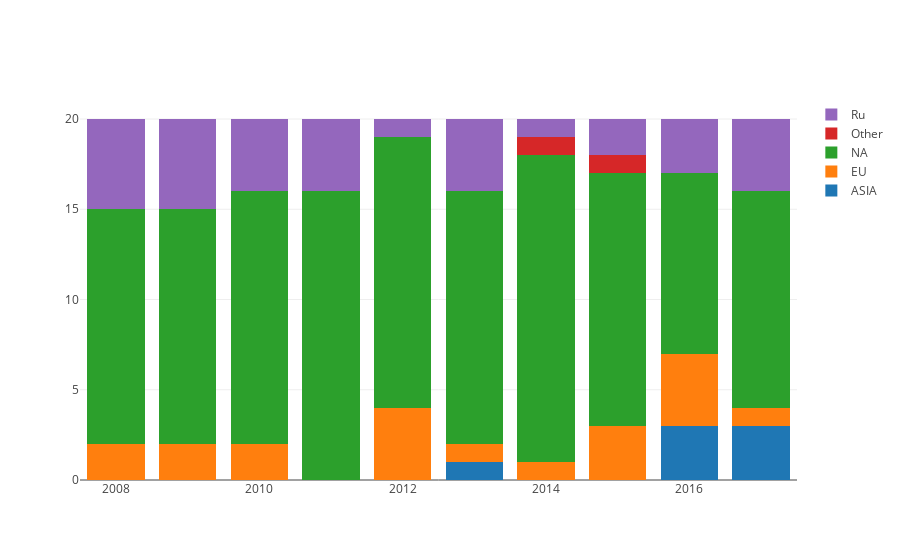

Write notebook code for a chart like this one.
### Code cell
df['country'] = [parse_list(country)[0] for country in df.countries] 
def get_region(row):
    regions = [{'region_name': 'RU', 'countries': ['Россия']},
               {'region_name': 'ASIA', 'countries': ['Китай','Япония','Тайвань','Гонконг','Сингапур','Корея Южная','Индия']},
               {'region_name': 'EU', 'countries': ['Великобритания','Германия','Франция','Италия','Испания','Чехия','Мальта','Польша','Украина','Исландия','Словения','Бельгия']},
               {'region_name': 'NA', 'countries': ['США','Канада']},
               {'region_name': 'Other', 'countries': ['Новая Зеландия','Австралия']}]
    for item in regions:
        if row['country'] in item['countries']:
            return item['region_name']

df['region'] = df.apply (lambda row: get_region (row),axis=1)
test = pd.crosstab(df.year, df.region)
test.reset_index(level=0, inplace=True)
trace1 = go.Bar(
    x=test.year,
    y=test.ASIA,
    name='ASIA'
)
trace2 = go.Bar(
    x=test.year,
    y=test.EU,
    name='EU'
)
trace3 = go.Bar(
    x=test.year,
    y=test.NA,
    name='NA'
)
trace4 = go.Bar(
    x=test.year,
    y=test.Other,
    name='Other'
)
trace5 = go.Bar(
    x=test.year,
    y=test.RU,
    name='Ru'
)
data = [trace1, trace2, trace3, trace4,trace5]
layout = go.Layout(
    barmode='stack'
)

fig = go.Figure(data=data, layout=layout)
iplot(fig)

### Figure 1 — Plotly figure (JSON) as saved in the notebook; plotly's stock layout.template omitted (floating-point values rounded to 4 significant figures)
{"data": [{"name": "ASIA", "type": "bar", "x": [2008, 2009, 2010, 2011, 2012, 2013, 2014, 2015, 2016, 2017], "y": [0, 0, 0, 0, 0, 1, 0, 0, 3, 3]}, {"name": "EU", "type": "bar", "x": [2008, 2009, 2010, 2011, 2012, 2013, 2014, 2015, 2016, 2017], "y": [2, 2, 2, 0, 4, 1, 1, 3, 4, 1]}, {"name": "NA", "type": "bar", "x": [2008, 2009, 2010, 2011, 2012, 2013, 2014, 2015, 2016, 2017], "y": [13, 13, 14, 16, 15, 14, 17, 14, 10, 12]}, {"name": "Other", "type": "bar", "x": [2008, 2009, 2010, 2011, 2012, 2013, 2014, 2015, 2016, 2017], "y": [0, 0, 0, 0, 0, 0, 1, 1, 0, 0]}, {"name": "Ru", "type": "bar", "x": [2008, 2009, 2010, 2011, 2012, 2013, 2014, 2015, 2016, 2017], "y": [5, 5, 4, 4, 1, 4, 1, 2, 3, 4]}], "layout": {"barmode": "stack"}}
